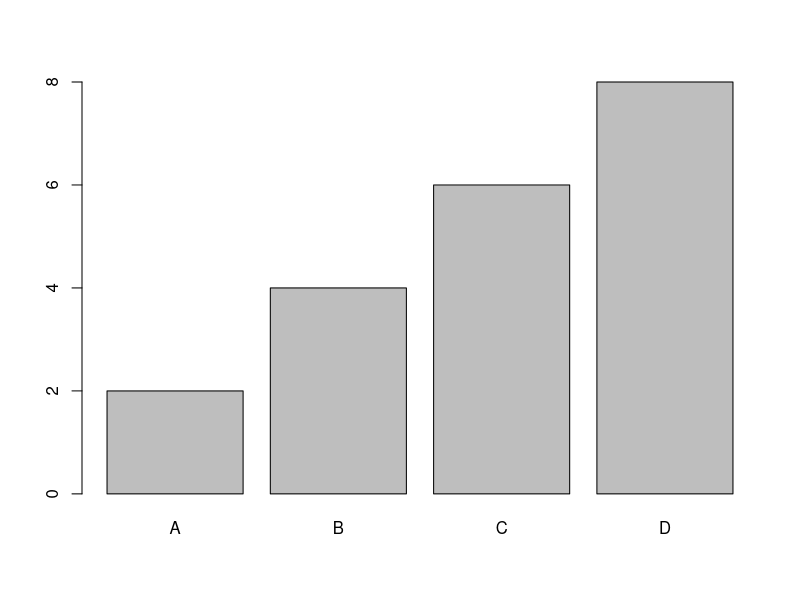
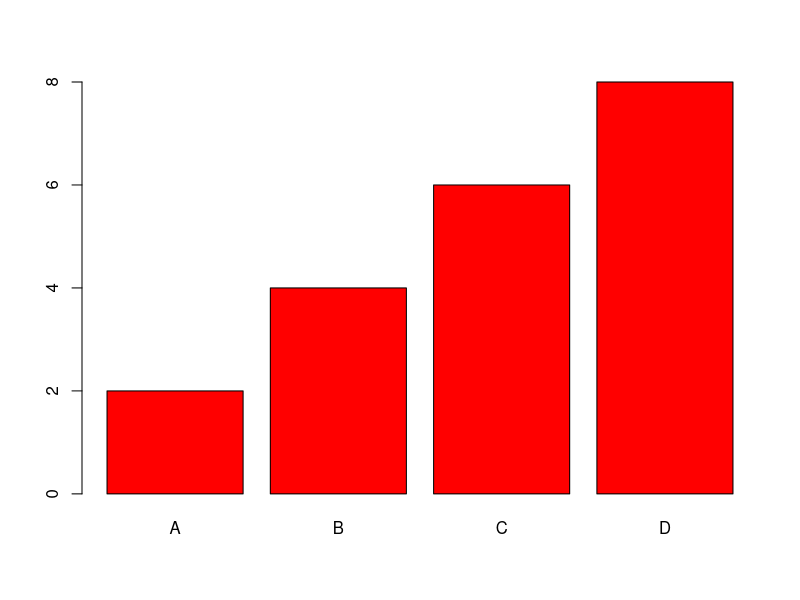
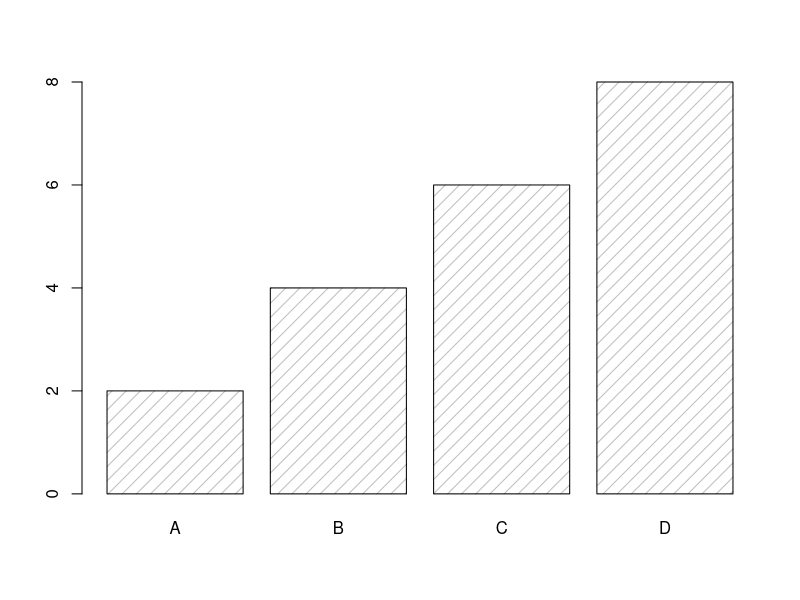
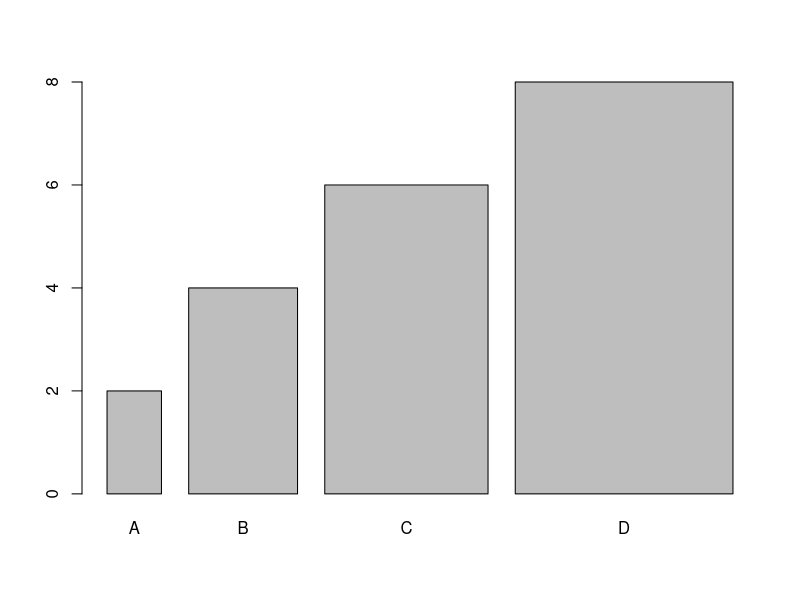
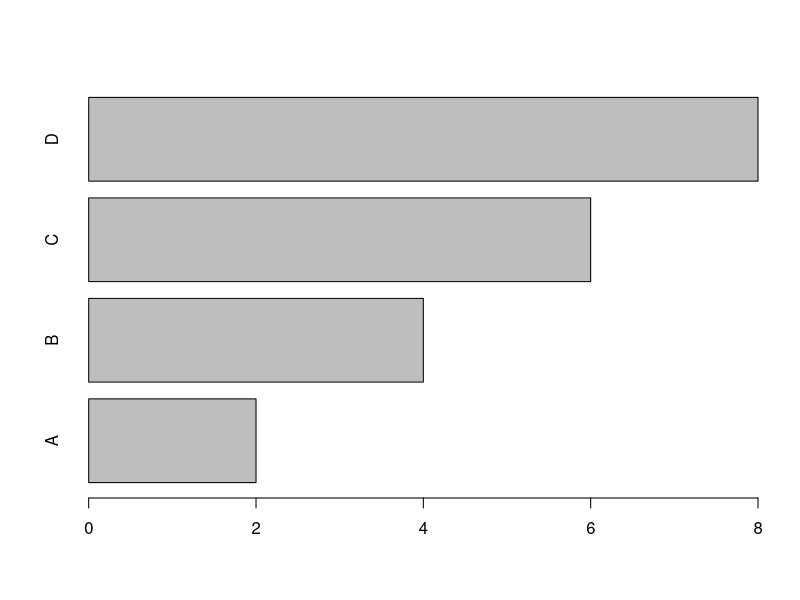

R code for these plots, in order:
# A bar chart uses rectangular bars to visualize data. Bar charts can be displayed horizontally or vertically. The height or length of the bars are proportional to the values they represent
# Use the barplot() function to draw a vertical bar chart
x <- c("A", "B", "C", "D")  # x-axis values
y <- c(2, 4, 6, 8)  # y-axis values
barplot(y, names.arg = x)

# The x variable represents values in the x-axis (A,B,C,D)
# The y variable represents values in the y-axis (2,4,6,8)
# Then we use the barplot() function to create a bar chart of the values
# names.arg defines the names of each observation in the x-axis


# BAR COLOUR
# Use the col parameter to change the color of the bars:
x <- c("A", "B", "C", "D")
y <- c(2, 4, 6, 8)
barplot(y, names.arg = x, col = "red")


# DENSITY / BAR TEXTURE
# To change the bar texture, use the density parameter
x <- c("A", "B", "C", "D")
y <- c(2, 4, 6, 8)
barplot(y, names.arg = x, density = 10)


# BAR WIDTH
# Use the width parameter to change the width of the bars
x <- c("A", "B", "C", "D")
y <- c(2, 4, 6, 8)
barplot(y, names.arg = x, width = c(1,2,3,4))


# HORIZONTAL BARS
x <- c("A", "B", "C", "D")
y <- c(2, 4, 6, 8)
barplot(y, names.arg = x, horiz = TRUE)